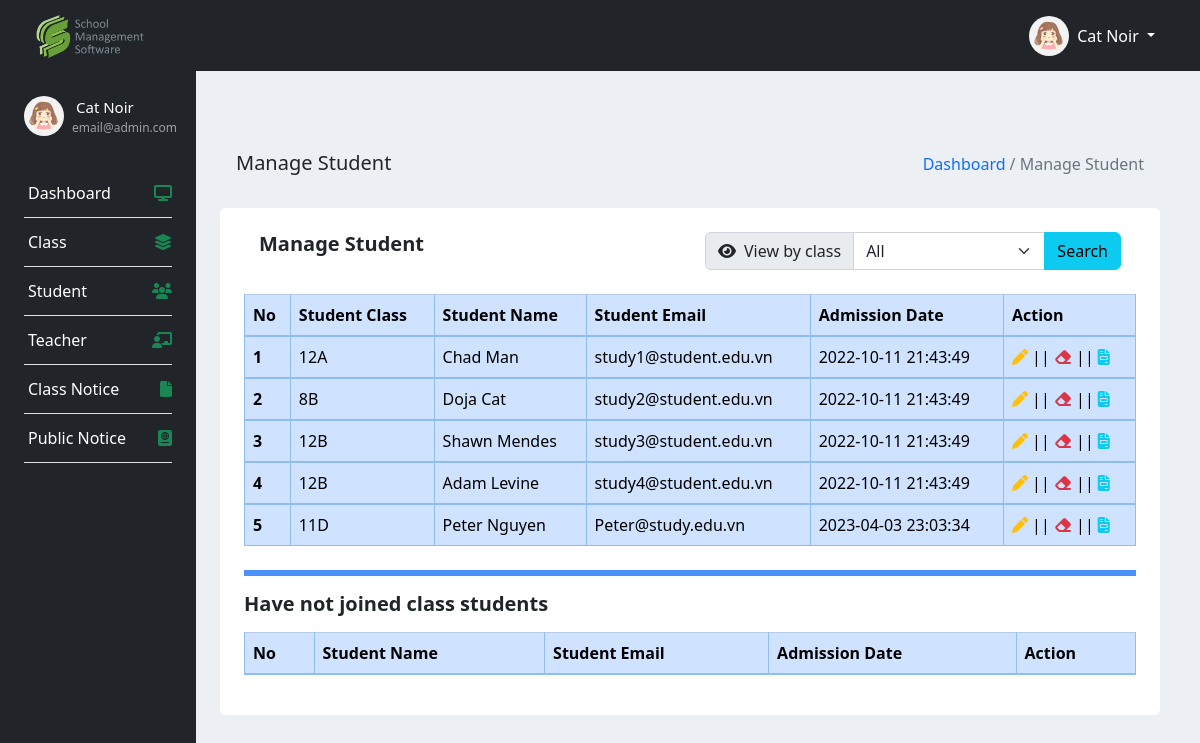
Page /admin/views/manageStudent.php (signed in) on the committed database.
### tables this page shows
CREATE TABLE IF NOT EXISTS `users` (
  `id` int(11) NOT NULL,
  `Fname` varchar(255) NOT NULL,
  `Lname` varchar(255) NOT NULL,
  `DoB` datetime DEFAULT NULL,
  `image` varchar(255) NOT NULL,
  `gender` tinyint(1) NOT NULL,
  `phone_num` varchar(255) NOT NULL,
  `role` tinyint(1) NOT NULL,
  `date_created` datetime NOT NULL DEFAULT CURRENT_TIMESTAMP,
  `last_login_date` datetime NOT NULL DEFAULT CURRENT_TIMESTAMP
);

CREATE TABLE IF NOT EXISTS `classes` (
  `class_id` int(11) NOT NULL AUTO_INCREMENT,
  `class_name` varchar(255) NOT NULL,
  `section` varchar(30) NOT NULL,
  `date_created` datetime NOT NULL DEFAULT CURRENT_TIMESTAMP,
  `teacher_id` int(11) NOT NULL,
  PRIMARY KEY (`class_id`)
);

CREATE TABLE IF NOT EXISTS `accounts` (
  `acc_id` int(11) NOT NULL AUTO_INCREMENT,
  `email` varchar(255) NOT NULL,
  `password` varchar(255) NOT NULL,
  PRIMARY KEY (`acc_id`)
);

### admin/func/studentHandler.php (called while the page is built, shortened)
<?php
function getStudentsByClass(){
    global $conn;
    $sql = "SELECT *, u.date_created as date
            FROM users u
            JOIN accounts a ON u.id = a.acc_id
            JOIN classroom_student cs ON u.id = cs.student_id
            JOIN classes c ON cs.classroom_id = c.class_id
            WHERE u.role = 2
            ORDER BY u.id ASC";
    $stmt = $conn->prepare($sql);
    $stmt->execute();
    $results = $stmt->get_result();
    return $results->fetch_all(MYSQLI_ASSOC);
}

### admin/views/manageStudent.php (the view, shortened to what this page needs)
<?php
include "../inc/head.php";
include "../func/studentHandler.php";
if(isset($_POST['classes'])){
    if($_POST['classes'] == "all"){
        $students = getStudentsByClass();
    } else{
        $students = getStudentByClass($_POST['classes']);
    }
}else{
    $students = getStudentsByClass();
}
?>
<div class="container my-5 ml-2 flex-shrink-1 p-3">
    <div class="row p-3">
        <div class="col-md-12">
            <div class="align-items-baseline d-flex justify-content-between">
                <h5>Manage Student</h5>
                <div class="d-flex align-items-baseline">
                    <a class="text-decoration-none" href="index.php">Dashboard</a>
                    <p class="ml-1 text-muted">/ Manage Student</p>
                </div>
            </div>
        </div>
    </div>
    <div class="bg-white p-4 rounded">
        <div class="d-flex justify-content-between pb-4">
            <div class="col-md-3">
                <h5 class="font-weight-bold">Manage Student</h5>
            </div>
            <div class="col-md-6">
                <form action="manageStudent.php" method="post">
                    <div class="d-flex input-group">
                        <label class="input-group-text" for="classes"><i class="fa-solid fa-eye mr-2"></i>View by
                            class</label>
                        <select class="form-select" name="classes" id="classes">
                            <option value="all" aria-selected="selected">All</option>
                        </select>
                        <button type="submit" class="btn btn-info">Search</button>
                    </div>
                </form>
            </div>
        </div>
        <table class="table table-primary table-bordered">
            <thead>
                <tr>
                    <th scope="col">No</th>
                    <th scope="col">Student Class</th>
                    <th scope="col">Student Name</th>
                    <th scope="col">Student Email</th>
                    <th scope="col">Admission Date</th>
                    <th scope="col">Action</th>
                </tr>
            </thead>
            <?php for($i = 0; $i < count($students); $i++):?>
            <tbody>
                <tr>
                    <th scope="row"><?=$i + 1?></th>
                    <td><?=$students[$i]['class_name'] . $students[$i]['section']?></td>
                    <td><?=$students[$i]['Fname'] . " " . $students[$i]['Lname']?></td>
                    <td><?=$students[$i]['email']?></td>
                    <td><?=$students[$i]['date']?></td>
                    <td><a class="text-decoration-none text-warning" data-bs-toggle="modal"
                            data-bs-target="#editModal<?=$i+1?>"><i class="fa-solid fa-pen"></i></a> ||
                        <a class="text-decoration-none text-danger" data-bs-toggle="modal"
                            data-bs-target="#deleteModal<?=$i+1?>"><i class="fa-solid fa-eraser"></i></a> ||
                        <a class="text-decoration-none text-info" data-bs-toggle="modal"
                            data-bs-target="#viewModal<?=$i+1?>"><i class="fa-solid fa-file-invoice"></i></a>
                    </td>
                </tr>
            </tbody>
            <?php endfor;?>
        </table>
        <hr class=" border-primary border-3 opacity-75 border mt-4 mb-3">
        <h5 class="font-weight-bold mb-3">Have not joined class students</h5>
        <table class="table table-primary table-bordered">
            <thead>
                <tr>
                    <th scope="col">No</th>
                    <th scope="col">Student Name</th>
                    <th scope="col">Student Email</th>
                    <th scope="col">Admission Date</th>
                    <th scope="col">Action</th>
                </tr>
            </thead>
        </table>
    </div>
</div>
<?php
include "../inc/footer.php";
?>

### rows in the picture
users: classes.class_name "12", classes.section "A", Fname "Chad", Lname "Man", accounts.email "study1@student.edu.vn", date_created "2022-10-11 21:43:49"
users: classes.class_name "8", classes.section "B", Fname "Doja", Lname "Cat", accounts.email "study2@student.edu.vn", date_created "2022-10-11 21:43:49"
users: classes.class_name "12", classes.section "B", Fname "Shawn", Lname "Mendes", accounts.email "study3@student.edu.vn", date_created "2022-10-11 21:43:49"
users: classes.class_name "12", classes.section "B", Fname "Adam", Lname "Levine", accounts.email "study4@student.edu.vn", date_created "2022-10-11 21:43:49"
users: classes.class_name "11", classes.section "D", Fname "Peter", Lname "Nguyen", accounts.email "Peter@study.edu.vn", date_created "2023-04-03 23:03:34"

### other values in the picture
$_SESSION['Fname'] "Cat"
$_SESSION['Lname'] "Noir"
$_SESSION['email'] "email@admin.com"
